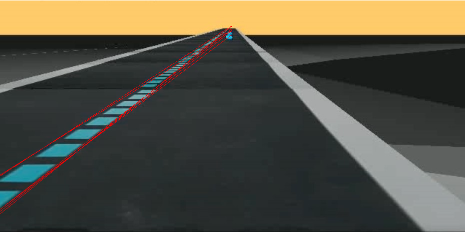
#> input picture 02(edges)/image.png, 465 x 232 px, found by its file name
$ python 'ндкс — копия.py'
#> lines starting #> are read from the running program, lines starting #| are printed output that depends on the picture; after the words box and inside, x2 and y2 are one past the last pixel; in counts of white or black regions, pixels touching at a corner belong together
import os.path
import cv2 as cv
import numpy as np
import cv2


def main():
    path = "C:\Golosavanie"
    img = cv.imread("C:\Games\image.png", 2356)
#> img is the input picture: shape (232, 465, 3); mean B, G, R 67.5, 81.8, 85.1
    lower_range = np.array([110, 110, 110])
    upper_range = np.array([255, 255, 255])
    mask = cv.inRange(img, lower_range, upper_range)
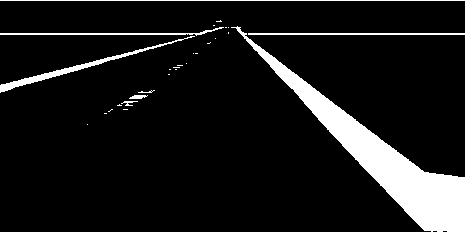
#> mask: shape (232, 465); 9.8% white; 28 white regions (20 under 20 px), largest, box (x1, y1, x2, y2) and area: (231, 26, 465, 232) 8188, (0, 36, 195, 93) 849, (0, 0, 465, 1) 465
    cv.imshow("window", mask)
    cv2.imwrite(os.path.join(path, "awd.png"), mask)
    cv.waitKey(0)
    cv.destroyAllWindows()


if __name__ == "__main__":
    main()
